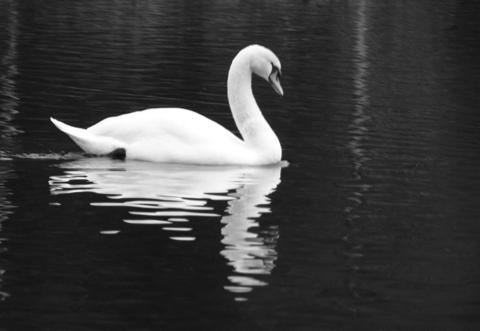
%> input picture CS4442 - Artificial Intelligence II/Asn 3/Images/swan.png, 480 x 331 px
$ octave P1.m   (GNU Octave 9; MATLAB toolbox functions it lacks are replaced by stand-ins)
%> lines starting %> are read from the running program, lines starting %| are printed output that depends on the picture
%> further down, im is the input picture: size 331x480 uint8; min 8, max 255, mean 63.1
### CS4442 - Artificial Intelligence II/Asn 3/P1/applyMask.m
function [ outIm ] = applyMask( im, M )
%> called with M = [-1 0 1; -2 0 2; -1 0 1]
    sr = size(M,1);
    sc = size(M,2);

    or = (sr-1)/2;
    oc = (sc-1)/2;

    outIm = zeros(size(im,1), size(im,2));

    im = padarray(im, [or oc]); % pad array with zeros
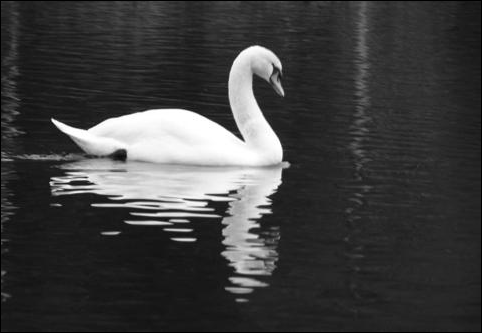
%> im: size 333x482 double; min 0, max 255, mean 62.5

    for i=1:size(outIm,1)
        for j=1:size(outIm,2)
            outIm(i, j) = sum(sum( im(i:i+sr-1, j:j+sc-1) .* M) );
        end
    end
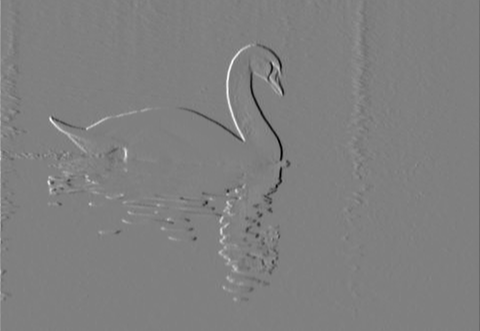
%> outIm: size 331x480 double; min -784, max 778, mean -0.1; drawn with min black and max white

end

### CS4442 - Artificial Intelligence II/Asn 3/P1/P1.m
im = imread('swan.png');

imshow(im);

im = double(im);

M = [-1 0 1;
     -2 0 2;
     -1 0 1];

outIm = applyMask(im, M);

sum(sum(abs(outIm)))
%> ans = 2309126

%> (the run ends here)
